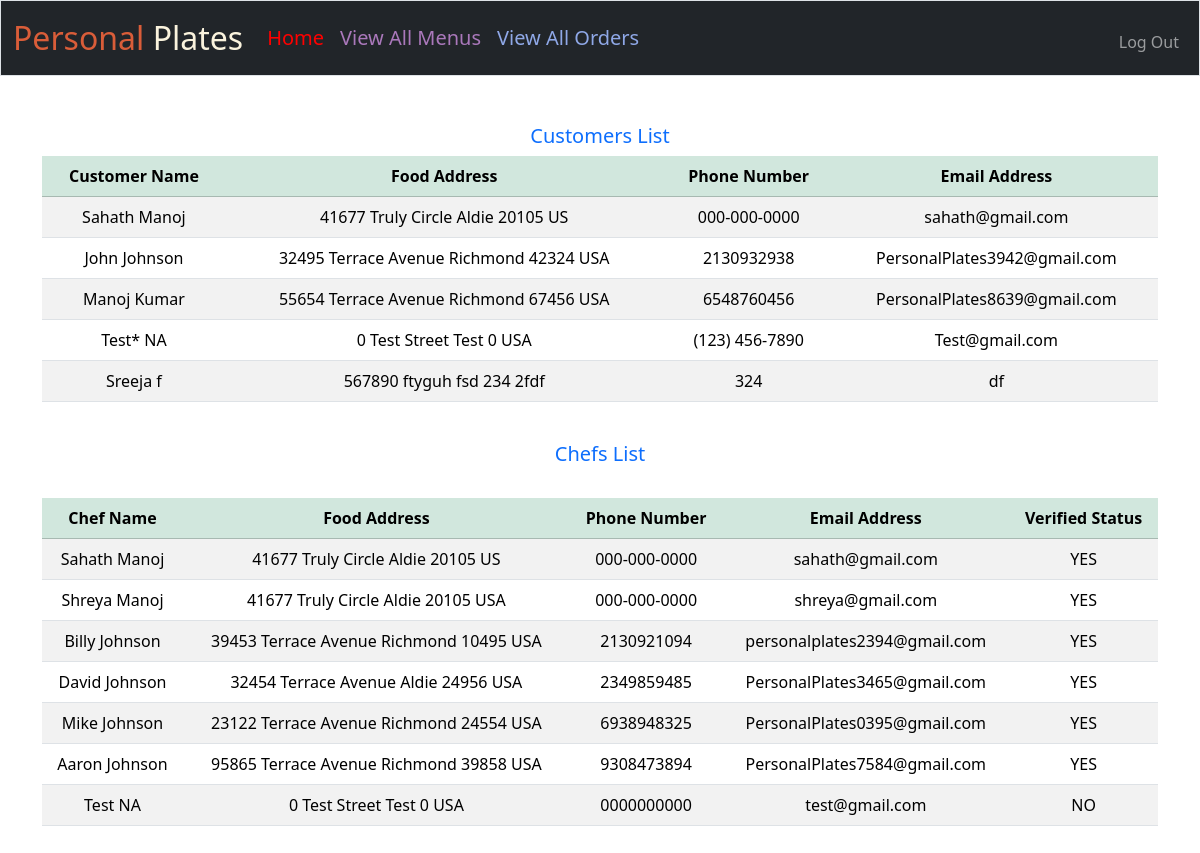
The page /administrator_home (signed in) on the database its author committed.
### tables this page shows
CREATE TABLE customers(id INTEGER PRIMARY KEY AUTOINCREMENT NOT NULL, username TEXT NOT NULL, hash TEXT NOT NULL,first_name TEXT NOT NULL,last_name TEXT NOT NULL,middle_name TEXT,street_number INTEGER NOT NULL,street_address TEXT NOT NULL,city TEXT NOT NULL,state TEXT NOT NULL,zip_code INTEGER NOT NULL,country TEXT NOT NULL,phone_number TEXT NOT NULL,email_address TEXT);

CREATE TABLE chefs(id INTEGER PRIMARY KEY AUTOINCREMENT NOT NULL, username TEXT NOT NULL, hash TEXT NOT NULL,first_name TEXT NOT NULL,last_name TEXT NOT NULL,middle_name TEXT,street_number INTEGER NOT NULL,street_address TEXT NOT NULL,city TEXT NOT NULL,state TEXT NOT NULL,zip_code INTEGER NOT NULL,country TEXT NOT NULL,phone_number TEXT NOT NULL,email_address TEXT,verified_status TEXT NOT NULL);

### app.py (the view)
@app.route("/administrator_home")
@login_administrator_required
def administrator_home():
    customer_count = 0
    chef_count = 0
    customer_info = db.execute(
        "SELECT concat(customers.first_name,' ',customers.middle_name,' ',customers.last_name) as customer_name,concat(customers.street_number,' ',customers.street_address,' ',customers.city,' ',customers.zip_code,' ',customers.country) as address,customers.phone_number,customers.email_address FROM customers")
    chefs_info = db.execute(
        "SELECT concat(chefs.first_name,' ',chefs.middle_name,' ',chefs.last_name) as chef_name,concat(chefs.street_number,' ',chefs.street_address,' ',chefs.city,' ',chefs.zip_code,' ',chefs.country) as address,chefs.phone_number,chefs.email_address,chefs.verified_status FROM chefs")
    return render_template("administrator_home.html", customer_info=customer_info, chefs_info=chefs_info)

### app.py (called while the page is built)
@app.after_request
def after_request(response):
    response.headers["Cache-Control"] = "no-cache, no-store, must-revalidate"
    response.headers["Expires"] = 0
    response.headers["Pragma"] = "no-cache"
    return response

### helpers.py (called while the page is built)
def login_administrator_required(f):
    @wraps(f)
    def decorated_function(*args, **kwargs):
        if session.get("user_id") is None:
            return redirect("/login_administrator")
        return f(*args, **kwargs)
    return decorated_function

### templates/administrator_home.html (shortened to what this page needs)
{% extends "administrator_layout.html" %}
{% block main %}
    <h5 class="text-primary">Customers List</h5>
    <table class="table table-striped">
        <thead class="table-success">
            <tr>
                <th>Customer Name</th>
                <th>Food Address</th>
                <th>Phone Number</th>
                <th>Email Address</th>
            </tr>
        </thead>
        <tbody>
            {% for customer in customer_info %}
                <tr>
                    <td>{{ customer.customer_name }}</td>
                    <td>{{ customer.address }}</td>
                    <td>{{ customer.phone_number }}</td>
                    <td>{{ customer.email_address }}</td>
                </tr>
            {% endfor %}
        </tbody>
    </table>
    <br>
    <h5 class="text-primary">Chefs List</h5>
    <br>
    <table class="table table-striped">
        <thead class="table-success">
            <tr>
                <th>Chef Name</th>
                <th>Food Address</th>
                <th>Phone Number</th>
                <th>Email Address</th>
                <th>Verified Status</th>
            </tr>
        </thead>
        <tbody>
            {% for chef in chefs_info %}
                <tr>
                    <td>{{ chef.chef_name }}</td>
                    <td>{{ chef.address }}</td>
                    <td>{{ chef.phone_number }}</td>
                    <td>{{ chef.email_address }}</td>
                    <td>{{ chef.verified_status }}</td>
                </tr>
            {% endfor %}
        </tbody>
    </table>
{% endblock %}

### templates/administrator_layout.html (shortened to what this page needs)
<!DOCTYPE html>
<html lang="en">
    <head>
        <link href="https://cdn.jsdelivr.net/npm/bootstrap@5.3.3/dist/css/bootstrap.min.css" rel="stylesheet">
        <link href="/static/styles.css" rel="stylesheet">
    </head>
    <body>
        <nav class="bg-dark border navbar navbar-expand-md navbar-dark">
            <div class="container-fluid">
                <a class="navbar-brand" href="/administrator_home"><span style=color:#D95D39>Personal</span> <span style=color:#FAF3DD>Plates</span></a>
                <div class="collapse navbar-collapse" id="navbar">
                    {% if session["user_id"] %}
                        <ul class="navbar-nav me-auto mt-2">
                            <li class="nav-item"><a class="nav-link" href="/administrator_home">
                                <h5 style="color:red;">Home</h5>
                            </a></li>
                            <li class="nav-item"><a class="nav-link" href="/administrator_view_chef_menus">
                                <h5 style="color:#aa78bb;">View All Menus</h5>
                            </a></li>
                            <li class="nav-item"><a class="nav-link" href="/administrator_view_customer_orders">
                                <h5 style="color:#8fa8e7;">View All Orders</h5>
                            </a></li>
                        </ul>
                        <ul class="navbar-nav ms-auto mt-2">
                            <li class="nav-item"><a class="nav-link" href="/logout">Log Out</a></li>
                        </ul>
                    {% endif %}
                </div>
            </div>
        </nav>
        <main class="container py-5 text-center">
            {% block main %}{% endblock %}
        </main>
    </body>
</html>

### static/styles.css (style rules this page uses)
nav .navbar-brand { font-size: xx-large; }

### rows shown on the page
customers: customer_name "Sahath Manoj", address "41677 Truly Circle Aldie 20105 US", phone_number "000-000-0000", email_address "sahath@gmail.com"
customers: customer_name "John Johnson", address "32495 Terrace Avenue Richmond 42324 USA", phone_number "2130932938", email_address "PersonalPlates3942@gmail.com"
customers: customer_name "Manoj Kumar", address "55654 Terrace Avenue Richmond 67456 USA", phone_number "6548760456", email_address "PersonalPlates8639@gmail.com"
customers: customer_name "Test* NA", address "0 Test Street Test 0 USA", phone_number "(123) 456-7890", email_address "Test@gmail.com"
customers: customer_name "Sreeja f", address "567890 ftyguh fsd 234 2fdf", phone_number "324", email_address "df"
chefs: chef_name "Sahath Manoj", address "41677 Truly Circle Aldie 20105 US", phone_number "000-000-0000", email_address "sahath@gmail.com", verified_status "YES"
chefs: chef_name "Shreya Manoj", address "41677 Truly Circle Aldie 20105 USA", phone_number "000-000-0000", email_address "shreya@gmail.com", verified_status "YES"
chefs: chef_name "Billy Johnson", address "39453 Terrace Avenue Richmond 10495 USA", phone_number "2130921094", email_address "personalplates2394@gmail.com", verified_status "YES"
chefs: chef_name "David Johnson", address "32454 Terrace Avenue Aldie 24956 USA", phone_number "2349859485", email_address "PersonalPlates3465@gmail.com", verified_status "YES"
chefs: chef_name "Mike Johnson", address "23122 Terrace Avenue Richmond 24554 USA", phone_number "6938948325", email_address "PersonalPlates0395@gmail.com", verified_status "YES"
chefs: chef_name "Aaron Johnson", address "95865 Terrace Avenue Richmond 39858 USA", phone_number "9308473894", email_address "PersonalPlates7584@gmail.com", verified_status "YES"
chefs: chef_name "Test NA", address "0 Test Street Test 0 USA", phone_number "0000000000", email_address "test@gmail.com", verified_status "NO"
